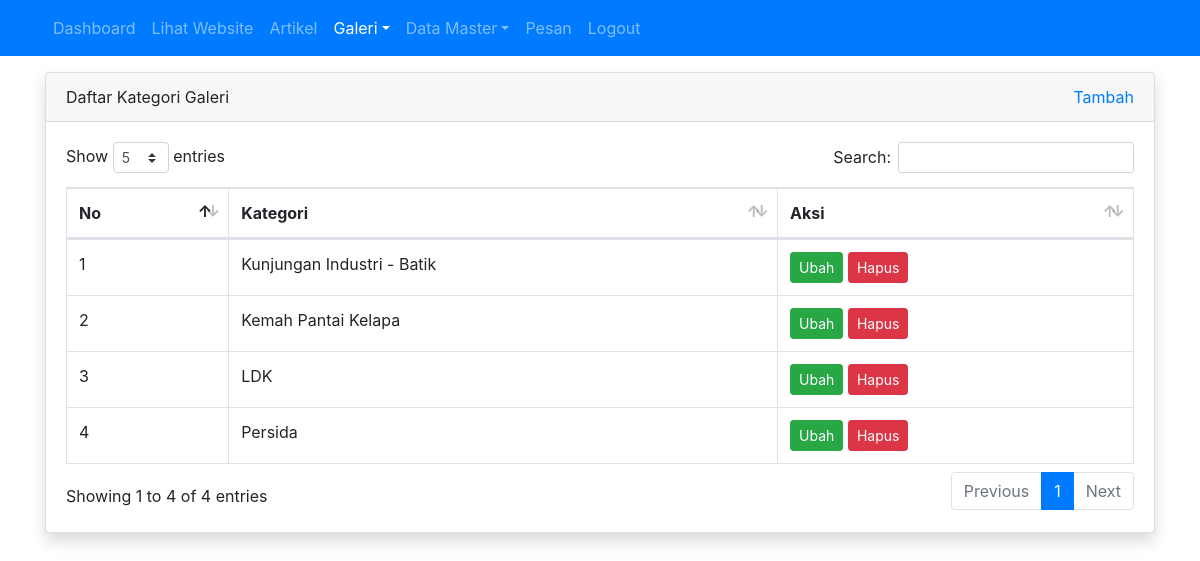
The app's page /admin/kategori_galeri/index.php (signed in) with its own data.
### tables this page shows
CREATE TABLE `tbl_kategori_galeri` (
  `id` int(11) NOT NULL,
  `nama_kategori` varchar(30) DEFAULT NULL
);

### admin/kategori_galeri/index.php (the view, shortened to what this page needs)
<?php
require_once '../../koneksi.php';
$query = mysqli_query($koneksi, "SELECT * FROM tbl_kategori_galeri");
$no = 1;
?>
<!DOCTYPE html>
<html>
<head>
	<link rel="stylesheet" href="../../resources/datatables/datatables.min.css">
	<link rel="stylesheet" href="../../resources/css/bootstrap.min.css">
</head>
<body>
	<?php require_once '../navbar.php'; ?>
	<div class="container mt-3">
		<div class="row">
			<div class="col">
				<div class="card shadow">
					<div class="card-header">
						<div class="clearfix">
							<div class="float-left">
								Daftar Kategori Galeri
							</div>
							<div class="float-right">
								<a href="tambah.php">Tambah</a>
							</div>
						</div>
					</div>
					<div class="card-body">
						<table id="table_id" class="dataTable table table-bordered">
							<thead>
								<tr>
									<th>No</th>
									<th>Kategori </th>
									<th>Aksi</th>
								</tr>
							</thead>
							<tbody>
								<?php while ($row = mysqli_fetch_assoc($query)) : ?>
									<tr>
										<td><?= $no++ ?></td>
										<td><?= $row['nama_kategori'] ?></td>
										<td>
											<a href="ubah.php?id=<?= $row['id'] ?>" class="btn btn-success btn-sm">Ubah</a>
											<a href="hapus.php?id=<?= $row['id'] ?>" class="btn btn-danger btn-sm" onclick="return confirm('apakah anda yakin?')">Hapus</a>
										</td>
									</tr>
								<?php endwhile; ?>
							</tbody>
						</table>
					</div>
				</div>
			</div>
		</div>
	</div>
</body>
</html>

### records on screen
tbl_kategori_galeri: nama_kategori "Kunjungan Industri - Batik"
tbl_kategori_galeri: nama_kategori "Kemah Pantai Kelapa"
tbl_kategori_galeri: nama_kategori "LDK"
tbl_kategori_galeri: nama_kategori "Persida"
